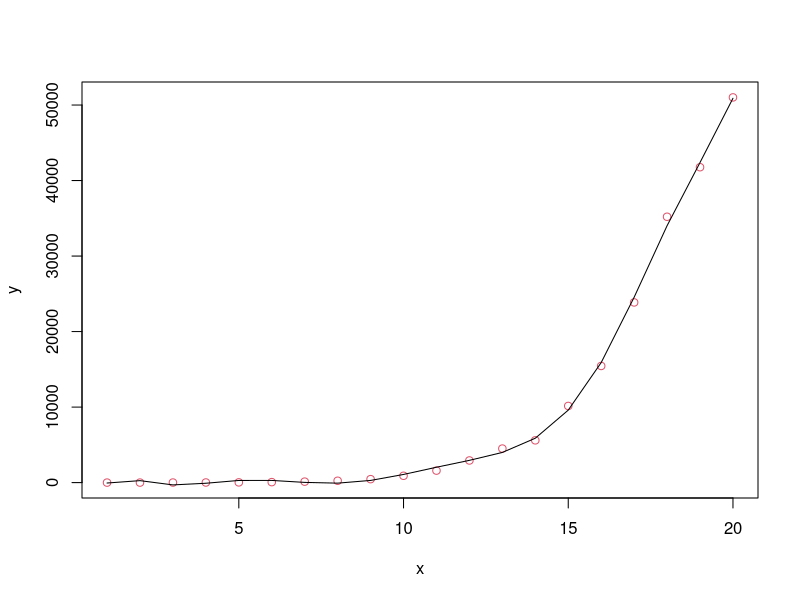

This figure's R source:
x <- c(1:20)
y <- c(2,4,8,16,32,64,128,244,458,904,1591,2932,4506,5598,10150,15446,23860,35204,41764,51008)
result <- data.frame(x, y)
myfit <- lm(y~I(x^9)+I(x^8)+I(x^7)+I(x^6)+I(x^5)+I(x^4)+I(x^3)+I(x^2)+x,data=result)
print(coefficients(myfit))
plot(result, col=2)
lines(x,fitted(myfit))
